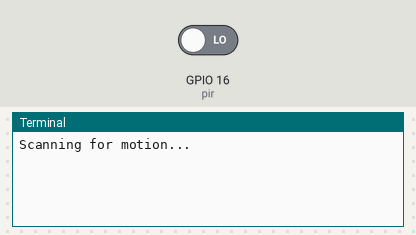
The program below on a simulated Raspberry Pi (BCM pin numbers). Shown: the last lines printed to the terminal. Inputs (shaded band) come from the test bench; at power-on: GPIO 16 (pir) LOW.

Above: at 1.2 s.
1.3 s: GPIO 16 (pir) driven HIGH
At 2.0 s:
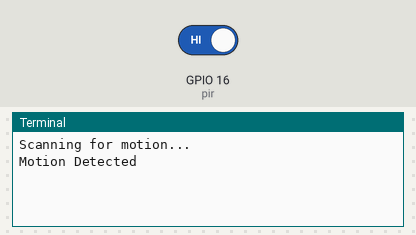
2.8 s: GPIO 16 (pir) driven LOW
At 3.1 s:
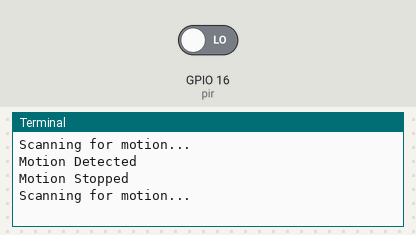

Measured:
- after the input at 1.3 s, the terminal: prints a new line at once (image 1)
- after the input at 2.8 s, the terminal: prints a new line at once (image 2)

The program:

motion_sensor_test.py
```python
###
###
###
# This is a python script to make use of a sensor to detect motion
###
###
###

from gpiozero import MotionSensor
from time import sleep

pir = MotionSensor(16)

while True:
	print("Scanning for motion...")
	pir.wait_for_motion()
	print("Motion Detected")
	sleep(1)
	pir.wait_for_no_motion()
	print("Motion Stopped")
```
